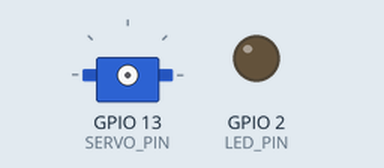
This sketch was run on a simulated ESP32. On the bench: servo, output pins drawn as LEDs (lit = HIGH). WiFi joins after 1.5 s; servers stay silent unless stated; uploads are accepted with an empty reply; servo pulses on a pin are drawn as a servo (544–2400 µs = 0–180°); what the sketch prints to the serial monitor is not drawn.

Above: at 0.0 s.
At 4.6 s:
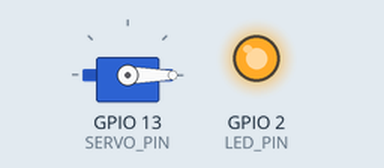
Timing chart, 0 to 7.0 s (numbered marks = the images above):
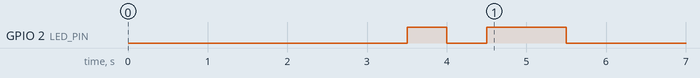

The sketch:

esp32_clean.ino
```cpp
#include <WiFi.h>
#include <HTTPClient.h>
#include <ArduinoJson.h>

// ====== YOUR WIFI (PHONE HOTSPOT / NETWORK) ======
const char* WIFI_SSID = "RCT";
const char* WIFI_PASS = "reibin123";

// ====== YOUR RENDER URL (LIVE SERVER) ======
String BASE = "https://petcloud-new.onrender.com/api";

// ====== SERVO (Native PWM Setup) ======
// This avoids using the ESP32Servo library which has compilation bugs in newer cores
const int SERVO_PIN = 13;
const int servoChannel = 0;    // LEDC Channel
const int servoFreq = 50;      // 50Hz for Servos
const int servoRes = 13;       // 13-bit resolution (0-8191)

// ====== LED ======
const int LED_PIN = 2;

// ====== TIMING ======
unsigned long lastPingTime = 0;
const unsigned long PING_INTERVAL = 30000; // Send heartbeat every 30 seconds

// ---- Native Servo Write (Replaces myservo.write) ----
void servoWrite(int angle) {
  // Standard servos take a pulse between 0.5ms to 2.4ms
  // At 50Hz (20ms period) and 13-bit resolution:
  // 0.5ms = ~205 units (0 degrees)
  // 2.4ms = ~983 units (180 degrees)
  int duty = map(angle, 0, 180, 205, 983);
  ledcWrite(servoChannel, duty);
}

// ---- Dispense logic (30/60/100 -> 1/2/3 drops) ----
void doFeed(int portion) {
  int drops = 1;
  if (portion <= 30) drops = 1;
  else if (portion <= 60) drops = 2;
  else drops = 3;

  Serial.print("Feeding drops: ");
  Serial.println(drops);

  // Turn LED ON while feeding starts
  digitalWrite(LED_PIN, HIGH);

  for (int i = 0; i < drops; i++) {
    Serial.print("Drop number: ");
    Serial.println(i + 1);

    servoWrite(0);
    delay(300);

    servoWrite(90);
    delay(600);

    servoWrite(0);
    delay(300);
  }

  // Turn LED OFF after feeding ends
  digitalWrite(LED_PIN, LOW);
}

// ---- Send Heartbeat to server (Ping) ----
void sendPing() {
  if (WiFi.status() != WL_CONNECTED) return;

  HTTPClient http;
  http.begin(BASE + "/device_ping.php");
  http.addHeader("Content-Type", "application/x-www-form-urlencoded");

  // Identification for this specific feeder
  String postData = "device_id=esp32_1";

  Serial.print("Sending Heartbeat... ");
  int code = http.POST(postData);
  Serial.println(code);

  http.end();
}

// ---- Mark command as done ----
void markDone(int id) {
  HTTPClient http;
  http.begin(BASE + "/mark_done.php");
  http.addHeader("Content-Type", "application/x-www-form-urlencoded");

  // Identification for this specific feeder
  String postData = "id=" + String(id);
  int code = http.POST(postData);

  Serial.print("mark_done HTTP: ");
  Serial.println(code);

  http.end();
}

void setup() {
  Serial.begin(115200);
  delay(1000);
  Serial.println("PetCloud Smart Feeder Booting (Native PWM)...");

  // LED setup
  pinMode(LED_PIN, OUTPUT);
  digitalWrite(LED_PIN, LOW);

  // Initialize Native PWM for Servo (LEDC) — bypasses library compilation error
  ledcSetup(servoChannel, servoFreq, servoRes);
  ledcAttachPin(SERVO_PIN, servoChannel);
  servoWrite(0);

  // Clean WiFi Reset (From User's snippet)
  WiFi.mode(WIFI_MODE_NULL);
  delay(500);
  WiFi.disconnect(true, true);
  delay(1000);

  WiFi.mode(WIFI_STA);
  delay(500);

  Serial.println("Connecting to WiFi...");
  WiFi.begin(WIFI_SSID, WIFI_PASS);

  unsigned long start = millis();
  while (WiFi.status() != WL_CONNECTED && millis() - start < 20000) {
    delay(500);
    Serial.print(".");
    digitalWrite(LED_PIN, !digitalRead(LED_PIN)); // Blink while connecting
  }

  Serial.println();
  Serial.print("WiFi status: ");
  Serial.println(WiFi.status());

  if (WiFi.status() == WL_CONNECTED) {
    Serial.println("WiFi connected!");
    Serial.print("ESP32 IP: ");
    Serial.println(WiFi.localIP());

    digitalWrite(LED_PIN, HIGH);
    delay(1000);
    digitalWrite(LED_PIN, LOW);

    // Initial Ping
    sendPing();
    lastPingTime = millis();
  } else {
    Serial.println("WiFi FAILED (check SSID/PASS or 2.4GHz hotspot)");
    for (int i = 0; i < 5; i++) {
        digitalWrite(LED_PIN, HIGH); delay(200);
        digitalWrite(LED_PIN, LOW); delay(200);
    }
  }
}

void loop() {
  if (WiFi.status() == WL_CONNECTED) {
    unsigned long currentMillis = millis();

    // 1. Send Heartbeat (Ping) every 30 seconds (For real-time status badge)
    if (currentMillis - lastPingTime >= PING_INTERVAL) {
      sendPing();
      lastPingTime = currentMillis;
    }

    // 2. Check for commands every 3 seconds
    String url = BASE + "/get_command.php?device_id=esp32_1";
    Serial.println("Checking: " + url);

    HTTPClient http;
    http.begin(url);
    int httpCode = http.GET();
    Serial.print("HTTP code: ");
    Serial.println(httpCode);

    if (httpCode == 200) {
      String payload = http.getString();
      Serial.println("Payload: " + payload);

      StaticJsonDocument<256> doc;
      DeserializationError err = deserializeJson(doc, payload);

      if (!err) {
        bool ok = doc["ok"] | false;
        if (ok) {
          int id = doc["id"] | 0;
          int portion = doc["portion"] | 0;

          Serial.print("Feed Command Received - id=");
          Serial.print(id);
          Serial.print(" portion=");
          Serial.println(portion);

          doFeed(portion);
          markDone(id);
        } else {
          Serial.println("No pending command.");
        }
      } else {
        Serial.print("JSON parse error: ");
        Serial.println(err.c_str());
      }
    } else {
      Serial.println("HTTP request failed.");
    }
    http.end();
  } else {
    Serial.println("WiFi disconnected. Reconnecting...");
    WiFi.begin(WIFI_SSID, WIFI_PASS);
  }

  delay(3000);
}
```
